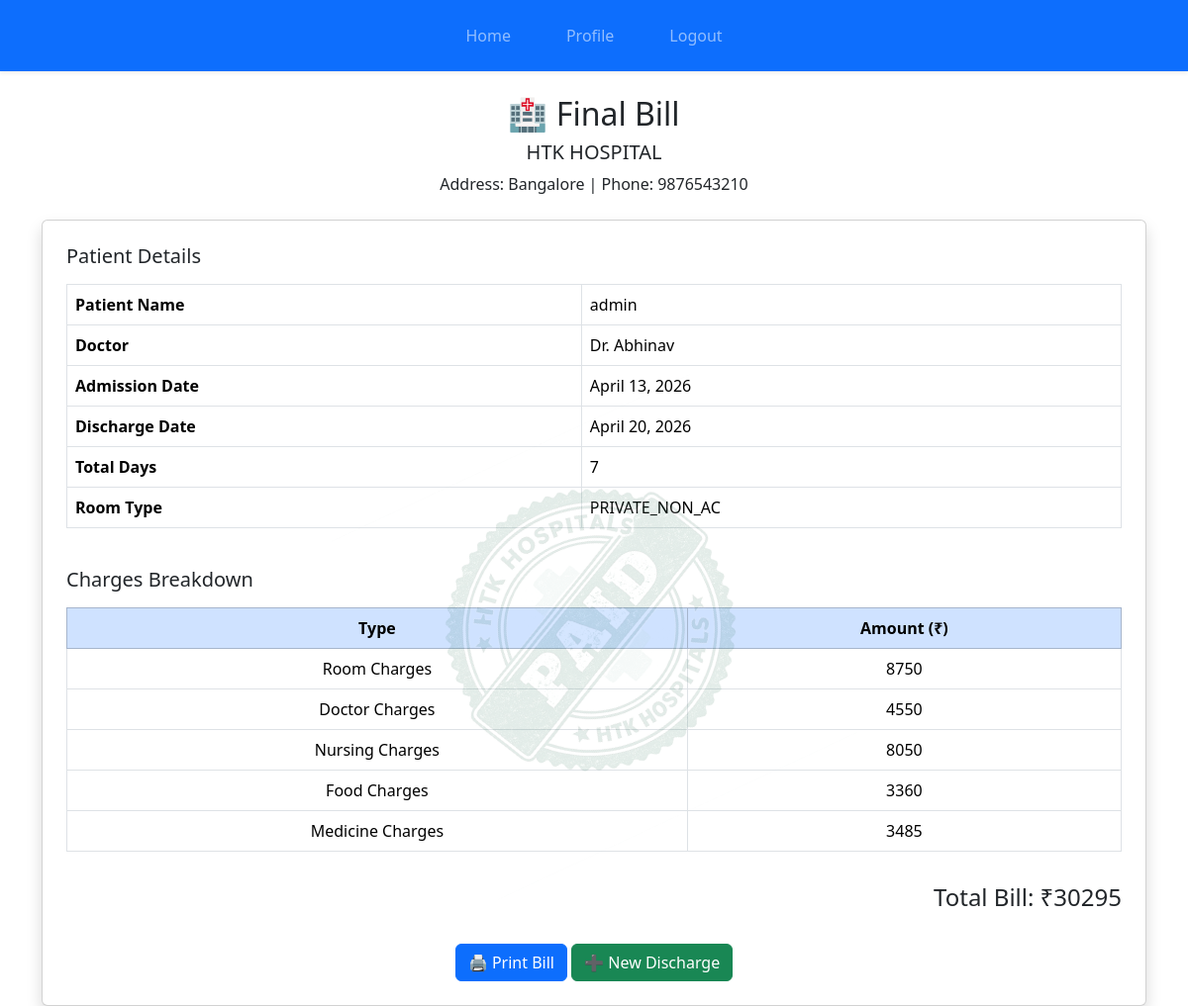
Page /payment/final_bill/2/ (signed in) on the committed database.
### payment/models.py (models this page shows, shortened)
class DischargeSummary(models.Model):
    patient_name = models.ForeignKey(User, on_delete=models.CASCADE)
    doctor = models.ForeignKey(Alldoctors, on_delete=models.CASCADE)
    treatment = models.CharField(max_length=100)
    description = models.TextField()
    admission_date = models.DateField()
    discharge_date = models.DateField()
    room_type = models.CharField(max_length=20, choices=ROOM_CHOICES)
    food_required = models.BooleanField(default=False)
    total_days = models.IntegerField()
    room_charges = models.IntegerField(default=0)
    doctor_charges = models.IntegerField(default=0)
    nursing_charges = models.IntegerField(default=0)
    medicine_charges = models.IntegerField(default=0)
    food_charges = models.IntegerField(default=0)
    total_bill = models.IntegerField(default=0)

### doctors/models.py (models this page shows)
class Alldoctors(models.Model):
    name=models.CharField(max_length=100)
    specialized=models.CharField(choices=specialization)
    YOE=models.PositiveIntegerField()
    lic_no=models.CharField(max_length=50)
    certification=models.ImageField(upload_to='certificates/',blank=True,null=True)
    profile_pic = models.ImageField(upload_to='doctors/', blank=True, null=True)
    age=models.PositiveIntegerField()
    email=models.EmailField()
    address=models.CharField(max_length=100)
    phone=models.PositiveBigIntegerField()
    def __str__(self):
        return self.name

### payment/views.py (the view)
# urls.py: path('final_bill/<int:id>/', views.final_bill, name='final_bill'),
@login_required(login_url="login")
def final_bill(request, id):
    bill = DischargeSummary.objects.get(id=id)
    return render(request, 'payment/final_bill.html', {'bill': bill})

### labreports/context_processors.py (called while the page is built)
def labtech_context(request):
    if request.user.is_authenticated:
        labtech = getattr(request.user, 'lab_report', None)
    else:
        labtech = None
    return {'labtech': labtech}

### templates/payment/final_bill.html
  {% extends 'base.html' %}
  {% load static %}
  {% block content %}
  <div class="container mt-4">
    <div class="text-center mb-4">
      <h2>🏥 Final Bill</h2>
      <h5>HTK HOSPITAL </h5>
      <p>Address: Bangalore | Phone: 9876543210</p>
    </div>
    <div class="card shadow p-4 watermark-card">
      <h5 class="mb-3">Patient Details</h5>
      <table class="table table-bordered">
        <tr>
          <th>Patient Name</th>
          <td>{{ bill.patient_name }}</td>
        </tr>
        <tr>
          <th>Doctor</th>
          <td>{{ bill.doctor }}</td>
        </tr>
        <tr>
          <th>Admission Date</th>
          <td>{{ bill.admission_date }}</td>
        </tr>
        <tr>
          <th>Discharge Date</th>
          <td>{{ bill.discharge_date }}</td>
        </tr>
        <tr>
          <th>Total Days</th>
          <td>{{ bill.total_days }}</td>
        </tr>
        <tr>
          <th>Room Type</th>
          <td>{{ bill.room_type }}</td>
        </tr>
      </table>
      <h5 class="mt-4 mb-3">Charges Breakdown</h5>
      <table class="table table-bordered text-center">
        <thead class="table-primary">
          <tr>
            <th>Type</th>
            <th>Amount (₹)</th>
          </tr>
        </thead>
        <tbody>
          <tr>
            <td>Room Charges</td>
            <td>{{ bill.room_charges }}</td>
          </tr>
          <tr>
            <td>Doctor Charges</td>
            <td>{{ bill.doctor_charges }}</td>
          </tr>
          <tr>
            <td>Nursing Charges</td>
            <td>{{ bill.nursing_charges }}</td>
          </tr>
          <tr>
            <td>Food Charges</td>
            <td>{{ bill.food_charges }}</td>
          </tr>
          <tr>
            <td>Medicine Charges</td>
            <td>{{ bill.medicine_charges }}</td>
          </tr>
        </tbody>
      </table>
      <div class="text-end mt-3">
        <h4>Total Bill: ₹{{ bill.total_bill }}</h4>
      </div>
      <div class="text-center mt-4">
        <button onclick="window.print()" class="btn btn-primary">
          🖨 Print Bill
        </button>
        <a href="{% url 'discharge' %}" class="btn btn-success">
          ➕ New Discharge
        </a>
      </div>
    </div>
  </div>
  {% endblock %}

### static/css/style.css (style rules this page uses)
.watermark-card { position: relative; overflow: hidden; }
.watermark-card::before { content: ""; position: absolute; top: 53%; left: 50%; transform: translate(-50%, -50%) rotate(-25deg); width: 400px; height: 400px; background: url("/static/images/htk_paid.png") no-repeat center; background-size: contain; opacity: 0.12; z-index: 0; }
.watermark-card { position: relative; overflow: visible; z-index: 1; }

### rows in the picture
DischargeSummary: patient_name "admin", doctor "Dr. Abhinav", admission_date "April 13, 2026", discharge_date "April 20, 2026", total_days "7", room_type "PRIVATE_NON_AC", room_charges "8750", doctor_charges "4550", nursing_charges "8050", food_charges "3360", medicine_charges "3485", total_bill "30295"
